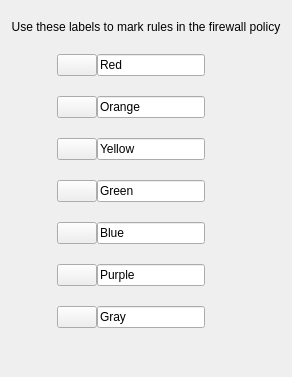
     <widget class="QWidget" name="tabLabels">
      <attribute name="title">
       <string>Labels</string>
      </attribute>
      <layout class="QGridLayout" name="gridLayout_6">
       <property name="topMargin">
        <number>20</number>
       </property>
       <property name="verticalSpacing">
        <number>20</number>
       </property>
       <item row="0" column="0" colspan="3">
        <widget class="QLabel" name="textLabel1_4">
         <property name="text">
          <string>Use these labels to mark rules in the firewall policy</string>
         </property>
         <property name="alignment">
          <set>Qt::AlignCenter</set>
         </property>
         <property name="wordWrap">
          <bool>false</bool>
         </property>
        </widget>
       </item>
       <item row="1" column="0" rowspan="2">
        <spacer>
         <property name="orientation">
          <enum>Qt::Horizontal</enum>
         </property>
         <property name="sizeType">
          <enum>QSizePolicy::Expanding</enum>
         </property>
         <property name="sizeHint" stdset="0">
          <size>
           <width>40</width>
           <height>20</height>
          </size>
         </property>
        </spacer>
       </item>
       <item row="1" column="1">
        <layout class="QGridLayout">
         <property name="verticalSpacing">
          <number>20</number>
         </property>
         <item row="0" column="0">
          <widget class="QPushButton" name="redBtn">
           <property name="text">
            <string/>
           </property>
          </widget>
         </item>
         <item row="0" column="1">
          <widget class="QLineEdit" name="redText">
           <property name="text">
            <string>Red</string>
           </property>
          </widget>
         </item>
         <item row="4" column="1">
          <widget class="QLineEdit" name="blueText">
           <property name="text">
            <string>Blue</string>
           </property>
          </widget>
         </item>
         <item row="2" column="1">
          <widget class="QLineEdit" name="yellowText">
           <property name="text">
            <string>Yellow</string>
           </property>
          </widget>
         </item>
         <item row="3" column="0">
          <widget class="QPushButton" name="greenBtn">
           <property name="text">
            <string/>
           </property>
          </widget>
         </item>
         <item row="1" column="1">
          <widget class="QLineEdit" name="orangeText">
           <property name="text">
            <string>Orange</string>
           </property>
          </widget>
         </item>
         <item row="1" column="0">
          <widget class="QPushButton" name="orangeBtn">
           <property name="text">
            <string/>
           </property>
          </widget>
         </item>
         <item row="5" column="0">
          <widget class="QPushButton" name="purpleBtn">
           <property name="text">
            <string/>
           </property>
          </widget>
         </item>
         <item row="2" column="0">
          <widget class="QPushButton" name="yellowBtn">
           <property name="text">
            <string/>
           </property>
          </widget>
         </item>
         <item row="6" column="0">
          <widget class="QPushButton" name="grayBtn">
           <property name="text">
            <string/>
           </property>
          </widget>
         </item>
         <item row="5" column="1">
          <widget class="QLineEdit" name="purpleText">
           <property name="text">
            <string>Purple</string>
           </property>
          </widget>
         </item>
         <item row="4" column="0">
          <widget class="QPushButton" name="blueBtn">
           <property name="text">
            <string/>
           </property>
          </widget>
         </item>
         <item row="3" column="1">
          <widget class="QLineEdit" name="greenText">
           <property name="text">
            <string>Green</string>
           </property>
          </widget>
         </item>
         <item row="6" column="1">
          <widget class="QLineEdit" name="grayText">
           <property name="text">
            <string>Gray</string>
           </property>
          </widget>
         </item>
        </layout>
       </item>
       <item row="1" column="2" rowspan="2">
        <spacer>
         <property name="orientation">
          <enum>Qt::Horizontal</enum>
         </property>
         <property name="sizeType">
          <enum>QSizePolicy::Expanding</enum>
         </property>
         <property name="sizeHint" stdset="0">
          <size>
           <width>70</width>
           <height>20</height>
          </size>
         </property>
        </spacer>
       </item>
       <item row="2" column="1">
        <spacer name="verticalSpacer_6">
         <property name="orientation">
          <enum>Qt::Vertical</enum>
         </property>
         <property name="sizeHint" stdset="0">
          <size>
           <width>20</width>
           <height>38</height>
          </size>
         </property>
        </spacer>
       </item>
      </layout>
     </widget>
